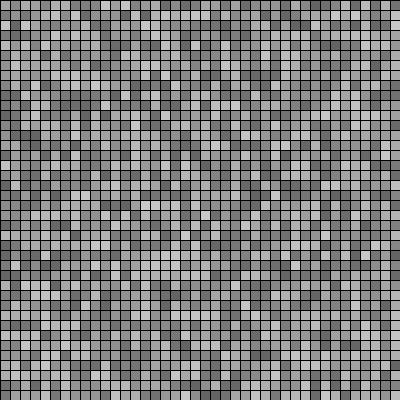
Frame 1 (no input)
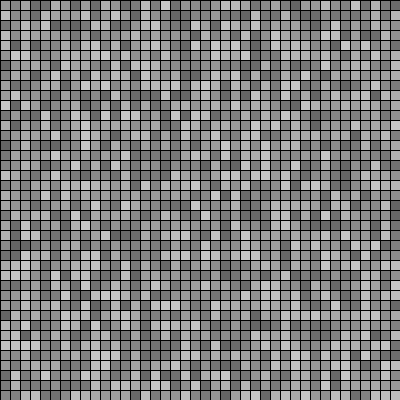
Frame 60 (the mouse pressed at the canvas centre just before this capture)
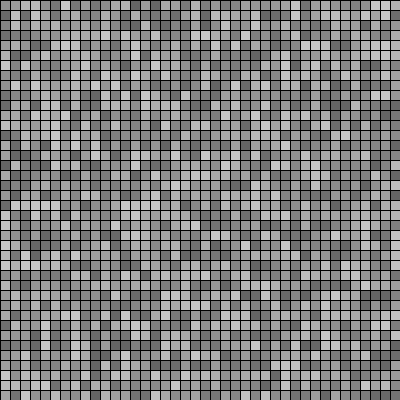
Frame 120 (the mouse held since frame 60 and released just before this capture)

The Processing sketch that drew these frames (run headless with seeded random() and noise(); from frame 60 on, the mouse is pressed at the canvas centre):

// Processing sketch: boxes_on_random_color
// ── boxes_on_random_color.pde
int wid = 10;

void setup() {
  size(400, 400);
  background(100);
}

void draw() {
  for(int x = 0; x < width; x += wid) {
     for(int y = 0; y < height; y += wid) {
        fill(random(100, 200));
        rect(x, y , wid, wid);
     }
  }
}
